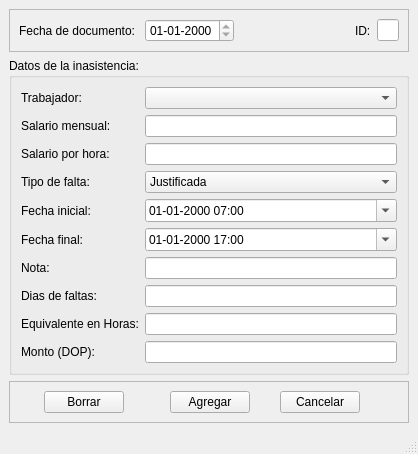
<?xml version="1.0" encoding="UTF-8"?>
<ui version="4.0">
 <class>MainWindow</class>
 <widget class="QMainWindow" name="MainWindow">
  <property name="geometry">
   <rect>
    <x>0</x>
    <y>0</y>
    <width>418</width>
    <height>376</height>
   </rect>
  </property>
  <property name="windowTitle">
   <string>Registro de inasistencia</string>
  </property>
  <widget class="QWidget" name="centralwidget">
   <layout class="QVBoxLayout" name="verticalLayout_2">
    <item>
     <widget class="QFrame" name="frame_2">
      <property name="frameShape">
       <enum>QFrame::StyledPanel</enum>
      </property>
      <property name="frameShadow">
       <enum>QFrame::Raised</enum>
      </property>
      <layout class="QHBoxLayout" name="horizontalLayout_2">
       <item>
        <widget class="QLabel" name="label_8">
         <property name="text">
          <string>Fecha de documento: </string>
         </property>
        </widget>
       </item>
       <item>
        <widget class="QDateEdit" name="fecha_doc">
         <property name="toolTip">
          <string>&lt;html&gt;&lt;head/&gt;&lt;body&gt;&lt;p&gt;Fecha en la que se hace el registro.&lt;/p&gt;&lt;/body&gt;&lt;/html&gt;</string>
         </property>
         <property name="readOnly">
          <bool>true</bool>
         </property>
         <property name="displayFormat">
          <string>dd-MM-yyyy</string>
         </property>
        </widget>
       </item>
       <item>
        <spacer name="horizontalSpacer_4">
         <property name="orientation">
          <enum>Qt::Horizontal</enum>
         </property>
         <property name="sizeHint" stdset="0">
          <size>
           <width>127</width>
           <height>20</height>
          </size>
         </property>
        </spacer>
       </item>
       <item>
        <widget class="QLabel" name="label_9">
         <property name="text">
          <string>ID:</string>
         </property>
        </widget>
       </item>
       <item>
        <widget class="QLineEdit" name="id_visible">
         <property name="sizePolicy">
          <sizepolicy hsizetype="Expanding" vsizetype="Fixed">
           <horstretch>0</horstretch>
           <verstretch>0</verstretch>
          </sizepolicy>
         </property>
         <property name="maximumSize">
          <size>
           <width>30</width>
           <height>16777215</height>
          </size>
         </property>
         <property name="toolTip">
          <string>&lt;html&gt;&lt;head/&gt;&lt;body&gt;&lt;p&gt;ID del registro.&lt;/p&gt;&lt;/body&gt;&lt;/html&gt;</string>
         </property>
         <property name="readOnly">
          <bool>true</bool>
         </property>
        </widget>
       </item>
      </layout>
     </widget>
    </item>
    <item>
     <widget class="QGroupBox" name="groupBox">
      <property name="title">
       <string>Datos de la inasistencia:</string>
      </property>
      <layout class="QVBoxLayout" name="verticalLayout">
       <item>
        <layout class="QFormLayout" name="formLayout">
         <item row="0" column="0">
          <widget class="QLabel" name="label">
           <property name="text">
            <string>Trabajador:</string>
           </property>
          </widget>
         </item>
         <item row="0" column="1">
          <widget class="QComboBox" name="trabajador">
           <property name="toolTip">
            <string>&lt;html&gt;&lt;head/&gt;&lt;body&gt;&lt;p&gt;Seleccione de este listado al trabajador que le quiera registrar la variación&lt;/p&gt;&lt;/body&gt;&lt;/html&gt;</string>
           </property>
          </widget>
         </item>
         <item row="3" column="0">
          <widget class="QLabel" name="label_2">
           <property name="text">
            <string>Tipo de falta:</string>
           </property>
          </widget>
         </item>
         <item row="3" column="1">
          <widget class="QComboBox" name="tipoina">
           <property name="toolTip">
            <string>&lt;html&gt;&lt;head/&gt;&lt;body&gt;&lt;p&gt;Seleccione el tipo de falta del trabajador. Si selecciona Injustificada las horas de falta serán descontadas al trabajador en la proxima corrida de nómina. Si seleccoina justificada las horas de falta serán computadas como regustro en la base de datos pero no serán descontadas al trabajador.&lt;/p&gt;&lt;/body&gt;&lt;/html&gt;</string>
           </property>
           <item>
            <property name="text">
             <string>Justificada</string>
            </property>
           </item>
           <item>
            <property name="text">
             <string>Injustificada</string>
            </property>
           </item>
          </widget>
         </item>
         <item row="4" column="0">
          <widget class="QLabel" name="label_3">
           <property name="text">
            <string>Fecha inicial:</string>
           </property>
          </widget>
         </item>
         <item row="5" column="0">
          <widget class="QLabel" name="label_4">
           <property name="text">
            <string>Fecha final:</string>
           </property>
          </widget>
         </item>
         <item row="6" column="0">
          <widget class="QLabel" name="label_6">
           <property name="text">
            <string>Nota:</string>
           </property>
          </widget>
         </item>
         <item row="7" column="0">
          <widget class="QLabel" name="label_7">
           <property name="text">
            <string>Dias de faltas:</string>
           </property>
          </widget>
         </item>
         <item row="7" column="1">
          <widget class="QLineEdit" name="inasis">
           <property name="toolTip">
            <string>&lt;html&gt;&lt;head/&gt;&lt;body&gt;&lt;p&gt;Este campo muestra el resultado del cálculo de la variación en días.&lt;/p&gt;&lt;/body&gt;&lt;/html&gt;</string>
           </property>
           <property name="readOnly">
            <bool>true</bool>
           </property>
          </widget>
         </item>
         <item row="4" column="1">
          <widget class="QDateTimeEdit" name="fechai">
           <property name="toolTip">
            <string>&lt;html&gt;&lt;head/&gt;&lt;body&gt;&lt;p&gt;Indique la fecha y la hora de inicio de la falta.&lt;/p&gt;&lt;/body&gt;&lt;/html&gt;</string>
           </property>
           <property name="time">
            <time>
             <hour>7</hour>
             <minute>0</minute>
             <second>0</second>
            </time>
           </property>
           <property name="maximumTime">
            <time>
             <hour>17</hour>
             <minute>0</minute>
             <second>0</second>
            </time>
           </property>
           <property name="minimumTime">
            <time>
             <hour>7</hour>
             <minute>0</minute>
             <second>0</second>
            </time>
           </property>
           <property name="displayFormat">
            <string>dd-MM-yyyy hh:mm</string>
           </property>
           <property name="calendarPopup">
            <bool>true</bool>
           </property>
          </widget>
         </item>
         <item row="5" column="1">
          <widget class="QDateTimeEdit" name="fechaf">
           <property name="toolTip">
            <string>&lt;html&gt;&lt;head/&gt;&lt;body&gt;&lt;p&gt;Indique la fecha y la hora final de la falta&lt;/p&gt;&lt;/body&gt;&lt;/html&gt;</string>
           </property>
           <property name="time">
            <time>
             <hour>17</hour>
             <minute>0</minute>
             <second>0</second>
            </time>
           </property>
           <property name="maximumTime">
            <time>
             <hour>17</hour>
             <minute>0</minute>
             <second>0</second>
            </time>
           </property>
           <property name="minimumTime">
            <time>
             <hour>11</hour>
             <minute>0</minute>
             <second>0</second>
            </time>
           </property>
           <property name="currentSection">
            <enum>QDateTimeEdit::DaySection</enum>
           </property>
           <property name="displayFormat">
            <string>dd-MM-yyyy hh:mm</string>
           </property>
           <property name="calendarPopup">
            <bool>true</bool>
           </property>
          </widget>
         </item>
         <item row="8" column="0">
          <widget class="QLabel" name="label_5">
           <property name="text">
            <string>Equivalente en Horas:</string>
           </property>
          </widget>
         </item>
         <item row="8" column="1">
          <widget class="QLineEdit" name="horas_inasis">
           <property name="toolTip">
            <string>&lt;html&gt;&lt;head/&gt;&lt;body&gt;&lt;p&gt;Este campo muestra el resultado del cálculo de la variación en horas.&lt;/p&gt;&lt;/body&gt;&lt;/html&gt;</string>
           </property>
          </widget>
         </item>
         <item row="9" column="0">
          <widget class="QLabel" name="label_10">
           <property name="text">
            <string>Monto (DOP):</string>
           </property>
          </widget>
         </item>
         <item row="9" column="1">
          <widget class="QLineEdit" name="tota_inasis">
           <property name="toolTip">
            <string>&lt;html&gt;&lt;head/&gt;&lt;body&gt;&lt;p&gt;Monto total a ser desconado al trabajador en la siguiente nómina.&lt;/p&gt;&lt;/body&gt;&lt;/html&gt;</string>
           </property>
           <property name="readOnly">
            <bool>true</bool>
           </property>
          </widget>
         </item>
         <item row="1" column="0">
          <widget class="QLabel" name="label_11">
           <property name="text">
            <string>Salario mensual:</string>
           </property>
          </widget>
         </item>
         <item row="2" column="0">
          <widget class="QLabel" name="label_12">
           <property name="text">
            <string>Salario por hora:</string>
           </property>
          </widget>
         </item>
         <item row="2" column="1">
          <widget class="QLineEdit" name="sal_hora">
           <property name="toolTip">
            <string>&lt;html&gt;&lt;head/&gt;&lt;body&gt;&lt;p&gt;Salario por hora&lt;/p&gt;&lt;/body&gt;&lt;/html&gt;</string>
           </property>
           <property name="readOnly">
            <bool>true</bool>
           </property>
          </widget>
         </item>
         <item row="1" column="1">
          <widget class="QLineEdit" name="sal_mensual">
           <property name="toolTip">
            <string>&lt;html&gt;&lt;head/&gt;&lt;body&gt;&lt;p&gt;Salario mensual del trabajador&lt;/p&gt;&lt;/body&gt;&lt;/html&gt;</string>
           </property>
           <property name="readOnly">
            <bool>true</bool>
           </property>
          </widget>
         </item>
         <item row="6" column="1">
          <widget class="QLineEdit" name="nota">
           <property name="toolTip">
            <string>&lt;html&gt;&lt;head/&gt;&lt;body&gt;&lt;p&gt;Indique una nota relativa a esta variación. OBLIGATORIO.&lt;/p&gt;&lt;/body&gt;&lt;/html&gt;</string>
           </property>
          </widget>
         </item>
        </layout>
       </item>
      </layout>
     </widget>
    </item>
    <item>
     <widget class="QFrame" name="frame">
      <property name="frameShape">
       <enum>QFrame::StyledPanel</enum>
      </property>
      <property name="frameShadow">
       <enum>QFrame::Raised</enum>
      </property>
      <layout class="QHBoxLayout" name="horizontalLayout">
       <item>
        <spacer name="horizontalSpacer">
         <property name="orientation">
          <enum>Qt::Horizontal</enum>
         </property>
         <property name="sizeHint" stdset="0">
          <size>
           <width>17</width>
           <height>20</height>
          </size>
         </property>
        </spacer>
       </item>
       <item>
        <widget class="QPushButton" name="borrar">
         <property name="toolTip">
          <string>&lt;html&gt;&lt;head/&gt;&lt;body&gt;&lt;p&gt;Borra el registro activo.&lt;/p&gt;&lt;/body&gt;&lt;/html&gt;</string>
         </property>
         <property name="text">
          <string>Borrar</string>
         </property>
        </widget>
       </item>
       <item>
        <spacer name="horizontalSpacer_5">
         <property name="orientation">
          <enum>Qt::Horizontal</enum>
         </property>
         <property name="sizeHint" stdset="0">
          <size>
           <width>40</width>
           <height>20</height>
          </size>
         </property>
        </spacer>
       </item>
       <item>
        <widget class="QPushButton" name="agregar">
         <property name="toolTip">
          <string>&lt;html&gt;&lt;head/&gt;&lt;body&gt;&lt;p&gt;Presione este botón para agregar la variación. Este botón sólo se activa si el calculo de horas extras es diferente de cero y si agregó una nota.&lt;/p&gt;&lt;/body&gt;&lt;/html&gt;</string>
         </property>
         <property name="text">
          <string>Agregar</string>
         </property>
        </widget>
       </item>
       <item>
        <spacer name="horizontalSpacer_2">
         <property name="orientation">
          <enum>Qt::Horizontal</enum>
         </property>
         <property name="sizeHint" stdset="0">
          <size>
           <width>16</width>
           <height>20</height>
          </size>
         </property>
        </spacer>
       </item>
       <item>
        <widget class="QPushButton" name="cancelar">
         <property name="toolTip">
          <string>&lt;html&gt;&lt;head/&gt;&lt;body&gt;&lt;p&gt;Este botón cierra la pantalla actual.&lt;/p&gt;&lt;/body&gt;&lt;/html&gt;</string>
         </property>
         <property name="text">
          <string>Cancelar</string>
         </property>
        </widget>
       </item>
       <item>
        <spacer name="horizontalSpacer_3">
         <property name="orientation">
          <enum>Qt::Horizontal</enum>
         </property>
         <property name="sizeHint" stdset="0">
          <size>
           <width>39</width>
           <height>20</height>
          </size>
         </property>
        </spacer>
       </item>
      </layout>
     </widget>
    </item>
   </layout>
  </widget>
  <widget class="QMenuBar" name="menubar">
   <property name="geometry">
    <rect>
     <x>0</x>
     <y>0</y>
     <width>418</width>
     <height>18</height>
    </rect>
   </property>
  </widget>
  <widget class="QStatusBar" name="statusbar"/>
 </widget>
 <tabstops>
  <tabstop>fecha_doc</tabstop>
  <tabstop>id_visible</tabstop>
  <tabstop>trabajador</tabstop>
  <tabstop>sal_mensual</tabstop>
  <tabstop>sal_hora</tabstop>
  <tabstop>tipoina</tabstop>
  <tabstop>fechai</tabstop>
  <tabstop>fechaf</tabstop>
  <tabstop>nota</tabstop>
  <tabstop>inasis</tabstop>
  <tabstop>horas_inasis</tabstop>
  <tabstop>tota_inasis</tabstop>
  <tabstop>borrar</tabstop>
  <tabstop>agregar</tabstop>
  <tabstop>cancelar</tabstop>
 </tabstops>
 <resources/>
 <connections/>
</ui>
